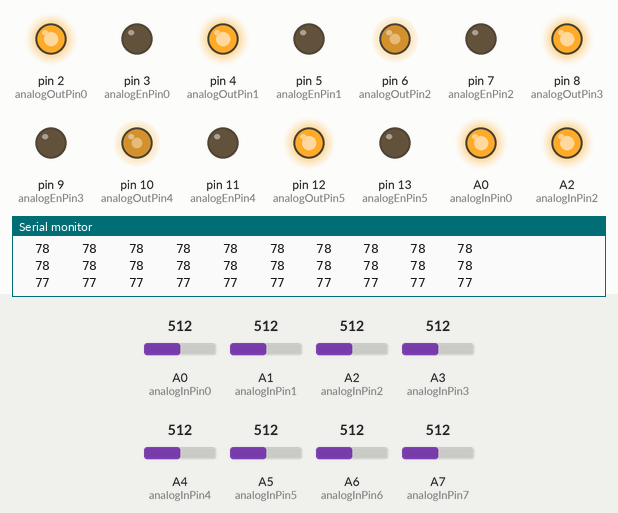
The sketch below on a simulated Arduino Nano, built with avr-gcc and run on an emulated ATmega328P. Parts: output pins drawn as LEDs (lit = HIGH), the last lines printed to the serial monitor. Inputs (shaded band) come from the test bench; at power-on: A6 (analogInPin6) = 512, A2 (analogInPin2) = 512, A1 (analogInPin1) = 512, A0 (analogInPin0) = 512, A3 (analogInPin3) = 512, A4 (analogInPin4) = 512, A5 (analogInPin5) = 512, A7 (analogInPin7) = 512.

Above: at 1.29 s.
1.3 s: A6 (analogInPin6) set to 140
At 1.42 s:
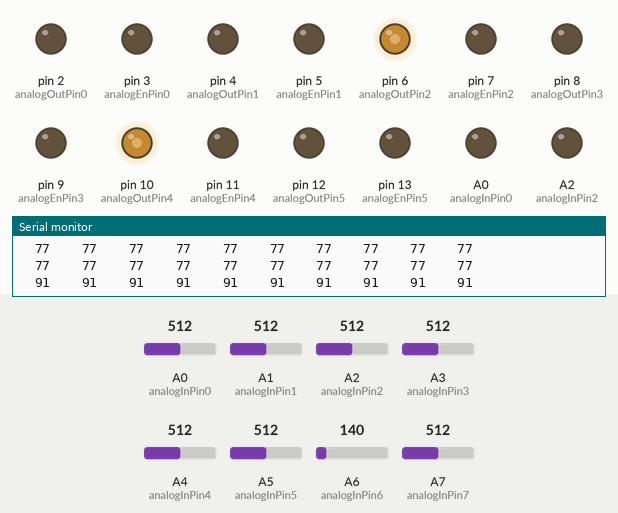
4.3 s: A2 (analogInPin2) set to 716
7.3 s: A1 (analogInPin1) set to 30
At 9.0 s:
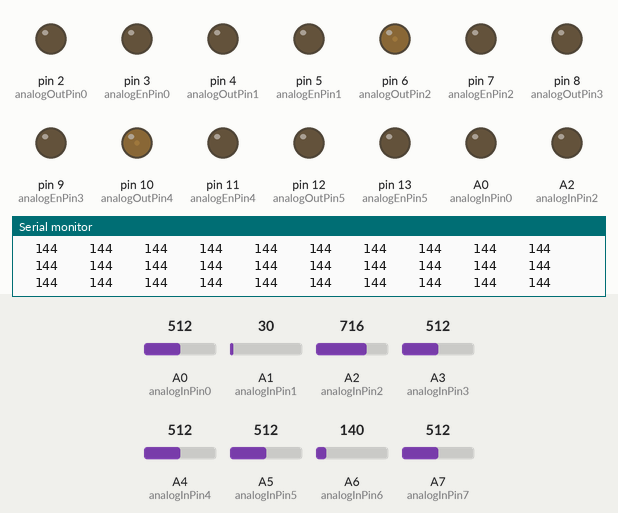
10.3 s: A0 (analogInPin0) set to 140
At 11.6 s:
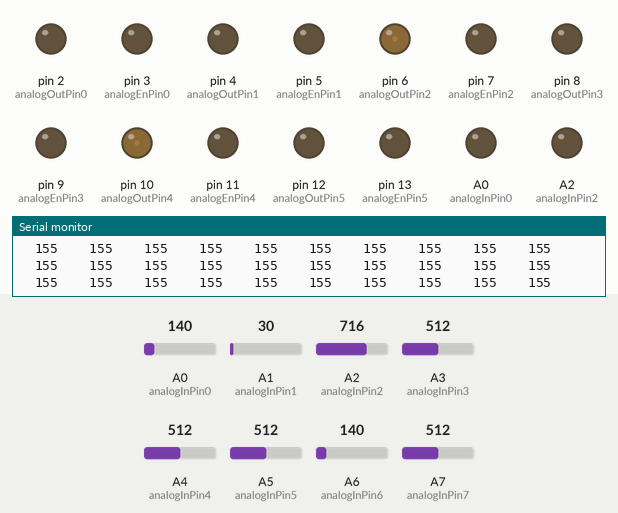
13.3 s: A3 (analogInPin3) set to 716
At 15.5 s:
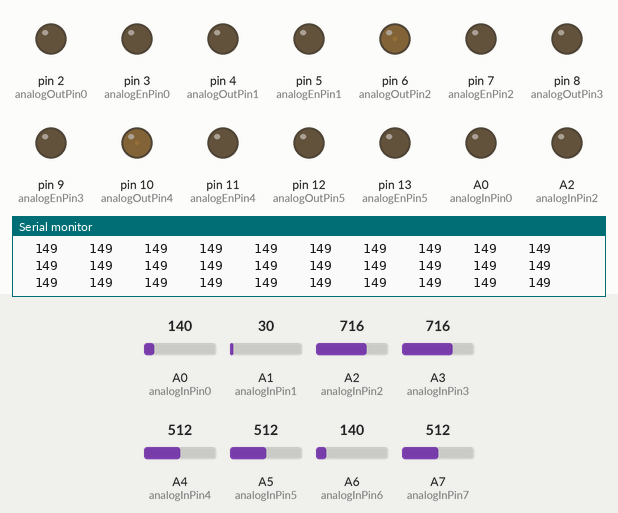
16.3 s: A4 (analogInPin4) set to 992
Timing chart, 0 to 20.3 s (numbered marks = the images above; inputs shaded):
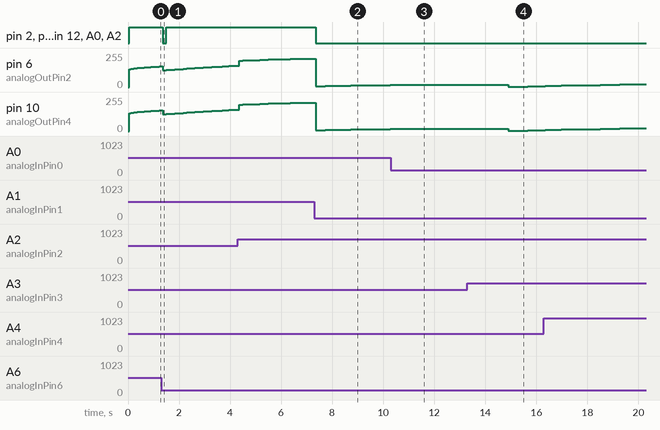

The sketch:

Build2_Smoothing.ino
```cpp
int analogInPin0 = A0;
int analogInPin1 = A1;
int analogInPin2 = A2;
int analogInPin3 = A3;
int analogInPin4 = A4;
int analogInPin5 = A5;
int analogInPin6 = A6;
int analogInPin7 = A7;

int analogOutPin0 = 2;
int analogOutPin1 = 4;
int analogOutPin2 = 6;
int analogOutPin3 = 8;
int analogOutPin4 = 10;
int analogOutPin5 = 12;
int analogOutPin6 = 14;
int analogOutPin7 = 16;

int analogEnPin0 = 3;
int analogEnPin1 = 5;
int analogEnPin2 = 7;
int analogEnPin3 = 9;
int analogEnPin4 = 11;
int analogEnPin5 = 13;
int analogEnPin6 = 15;
int analogEnPin7 = 17;

int sensorValue0 = 0;
int sensorValue1 = 0;
int sensorValue2 = 0;
int sensorValue3 = 0;
int sensorValue4 = 0;
int sensorValue5 = 0;
int sensorValue6 = 0;
int sensorValue7 = 0;

int outputValue0 = 0;
int outputValue1 = 0;
int outputValue2 = 0;
int outputValue3 = 0;
int outputValue4 = 0;
int outputValue5 = 0;
int outputValue6 = 0;
int outputValue7 = 0;

const int numReadings = 10;
const int numSensor=8;
float readings[numSensor][numReadings];      // the readings from the analog input
int indexR=0;                  // the index of the current reading
int total[numReadings];                  // the running total
int average[numReadings];                // the average
int indexS=0;


void setup()
{
  Serial.begin(9600);
  // set digital i/o pins as outputs:
  pinMode(analogOutPin0, OUTPUT);
  pinMode(analogOutPin1, OUTPUT);
  pinMode(analogOutPin2, OUTPUT);
  pinMode(analogOutPin3, OUTPUT);
  pinMode(analogOutPin4, OUTPUT);
  pinMode(analogOutPin5, OUTPUT);
  pinMode(analogOutPin6, OUTPUT);
  pinMode(analogOutPin7, OUTPUT);

  pinMode(analogEnPin0, OUTPUT);
  pinMode(analogEnPin1, OUTPUT);
  pinMode(analogEnPin2, OUTPUT);
  pinMode(analogEnPin3, OUTPUT);
  pinMode(analogEnPin4, OUTPUT);
  pinMode(analogEnPin5, OUTPUT);
  pinMode(analogEnPin6, OUTPUT);
  pinMode(analogEnPin7, OUTPUT);

  // initialize all the readings to 0:
  for (int thisSensor = 0; thisSensor < numSensor; thisSensor++)
  {
    for (int thisReading = 0; thisReading < numReadings; thisReading++)
    {
     readings[thisSensor][thisReading] = 0;
     total[thisReading]=0;
     average[thisReading]=0;
    }
  }
}

void loop()
{
  for (indexR = 0; indexR < numReadings; indexR++)
  {
    for (int indexS = 0; indexS < numSensor; indexS++)
    {
    // subtract the last reading:
    total[indexR]= total[indexR] - readings[indexS][indexR];
    }
    // read from the sensor:
    float volts0 = analogRead(analogInPin0)*0.00273;  //    value from sensor * (5/1024) - if running 3.3.volts then change 5 to 3.3
    sensorValue0= analogRead(analogInPin0);
    readings[0][indexR] = 65*pow(volts0, -1.10);            // worked out from graph 65 = theoretical distance / (1/Volts)S - luckylarry.co.uk

    float volts1 = analogRead(analogInPin1)*0.00273;      //value from sensor * (5/1024) - if running 3.3.volts then change 5 to 3.3
    sensorValue1 = analogRead(analogInPin1);
    readings[1][indexR] = 65*pow(volts1, -1.10);            // worked out from graph 65 = theoretical distance / (1/Volts)S - luckylarry.co.uk

    float volts2 = analogRead(analogInPin2)*0.000273;     // value from sensor * (5/1024) - if running 3.3.volts then change 5 to 3.3
    sensorValue2 = analogRead(analogInPin2);
    readings[2][indexR] = 65*pow(volts2, -1.10);            // worked out from graph 65 = theoretical distance / (1/Volts)S - luckylarry.co.uk

    float volts3 = analogRead(analogInPin3)*0.00273;    //  value from sensor * (5/1024) - if running 3.3.volts then change 5 to 3.3
    sensorValue3= analogRead(analogInPin3);
    readings[3][indexR] = 65*pow(volts3, -1.10);            // worked out from graph 65 = theoretical distance / (1/Volts)S - luckylarry.co.uk

    float volts4 = analogRead(analogInPin4)*0.00273;      //value from sensor * (5/1024) - if running 3.3.volts then change 5 to 3.3
    sensorValue4= analogRead(analogInPin4);
    readings[4][indexR] = 65*pow(volts4, -1.10);            // worked out from graph 65 = theoretical distance / (1/Volts)S - luckylarry.co.uk

    float volts5 = analogRead(analogInPin5)*0.00273;     // value from sensor * (5/1024) - if running 3.3.volts then change 5 to 3.3
    sensorValue5= analogRead(analogInPin5);
    readings[5][indexR] = 65*pow(volts5, -1.10);          //   worked out from graph 65 = theoretical distance / (1/Volts)S - luckylarry.co.uk

    float volts6 = analogRead(analogInPin6)*0.00273;   //   value from sensor * (5/1024) - if running 3.3.volts then change 5 to 3.3
    sensorValue6= analogRead(analogInPin6);
    readings[6][indexR] = 65*pow(volts6, -1.10);         //    worked out from graph 65 = theoretical distance / (1/Volts)S - luckylarry.co.uk

    float volts7 = analogRead(analogInPin7)*0.00273;  //    value from sensor * (5/1024) - if running 3.3.volts then change 5 to 3.3
    sensorValue7= analogRead(analogInPin7);
    readings[7][indexR] = 65*pow(volts7, -1.10);          //   worked out from graph 65 = theoretical distance / (1/Volts)S - luckylarry.co.uk

    // add the reading to the total:
    for (int indexS = 0; indexS < numSensor; indexS++)
    {
    // subtract the last reading:
      total[indexR]= total[indexR] + readings[indexS][indexR];
    }
  }
  for (indexR = 0; indexR < numReadings; indexR++)
  {
    average[indexR] = total[indexR] / numReadings;
  }
  if(average[0]>150)
  {
   digitalWrite(analogEnPin0, LOW);
  }
  if(average[0]<30)
  {
   digitalWrite(analogEnPin0,HIGH);
   analogWrite(analogOutPin0,255);
  }
  if(average[0]>30 && average[0]<150)
  {
    outputValue0 = map(average[0], 30, 150, 255, 0);
    analogWrite(analogOutPin0,outputValue0);
  }
  if(average[1]>150)
  {
   digitalWrite(analogEnPin1, LOW);
  }
  if(average[1]<30)
  {
   digitalWrite(analogEnPin1,HIGH);
   analogWrite(analogOutPin1,255);
  }
  if(average[1]>30 && average[1]<150)
  {
    outputValue1 = map(average[1], 30, 150, 255, 0);
    analogWrite(analogOutPin1,outputValue1);
  }
  if(average[2]>150)
  {
   digitalWrite(analogEnPin2, LOW);
  }
  if(average[2]<30)
  {
   digitalWrite(analogEnPin2,HIGH);
   analogWrite(analogOutPin2,255);
  }
  if(average[2]>30 && average[2]<150)
  {
    outputValue2 = map(average[2], 30, 150, 255, 0);
    analogWrite(analogOutPin2,outputValue2);
  }
  if(average[3]>150)
  {
   digitalWrite(analogEnPin3, LOW);
  }
  if(average[3]<30)
  {
   digitalWrite(analogEnPin3,HIGH);
   analogWrite(analogOutPin3,255);
  }
  if(average[3]>30 && average[3]<150)
  {
    outputValue3 = map(average[3], 30, 150, 255, 0);
    analogWrite(analogOutPin3,outputValue3);
  }
  if(average[4]>150)
  {
   digitalWrite(analogEnPin4, LOW);
  }
  if(average[4]<30)
  {
   digitalWrite(analogEnPin4,HIGH);
   analogWrite(analogOutPin4,255);
  }
  if(average[4]>30 && average[4]<150)
  {
    outputValue4 = map(average[4], 30, 150, 255, 0);
    analogWrite(analogOutPin4,outputValue4);
  }
  if(average[5]>150)
  {
   digitalWrite(analogEnPin5, LOW);
  }
  if(average[5]<30)
  {
   digitalWrite(analogEnPin5,HIGH);
   analogWrite(analogOutPin5,255);
  }
  if(average[5]>30 && average[5]<150)
  {
    outputValue5 = map(average[5], 30, 150, 255, 0);
    analogWrite(analogOutPin5,outputValue5);
  }
  if(average[6]>150)
  {
   digitalWrite(analogEnPin6, LOW);
  }
  if(average[6]<30)
  {
   digitalWrite(analogEnPin6,HIGH);
   analogWrite(analogOutPin6,255);
  }
  if(average[6]>30 && average[6]<150)
  {
    outputValue6 = map(average[6], 30, 150, 255, 0);
    analogWrite(analogOutPin6,outputValue6);
  }
  if(average[7]>150)
  {
   digitalWrite(analogEnPin7, LOW);
  }
  if(average[7]<30)
  {
   digitalWrite(analogEnPin7,HIGH);
   analogWrite(analogOutPin7,255);
  }
  if(average[7]>30 && average[7]<150)
  {
    outputValue7 = map(average[7], 30, 150, 255, 0);
    analogWrite(analogOutPin7,outputValue7);
  }
  for (int i=0;i<numReadings;i++)
  {
    Serial.print("  ");
    Serial.print(average[i]);
    Serial.print("  ");
  }
  Serial.println();
  Serial.println();
  delay(1);        // delay in between reads for stability
}
```

Measured:
- after the input at 1.3 s, pin 2 (analogOutPin0), pin 4 (analogOutPin1), pin 8 (analogOutPin3), pin 12 (analogOutPin5), A0 (analogInPin0), A2 (analogInPin2): HIGH → LOW after 0.06 s, → HIGH 0.13 s later
- after the input at 7.3 s, pin 2 (analogOutPin0), pin 4 (analogOutPin1), pin 8 (analogOutPin3), pin 12 (analogOutPin5), A0 (analogInPin0), A2 (analogInPin2): HIGH → LOW after 0.05 s
- after the input at 10.3 s, pin 6 (analogOutPin2), pin 10 (analogOutPin4): stays 17/255 (without the input it goes to 20/255 after 0.75 s)
- after the input at 13.3 s, pin 6 (analogOutPin2), pin 10 (analogOutPin4): 17/255 → 3/255 after 1.6 s instead of 2.6 s
